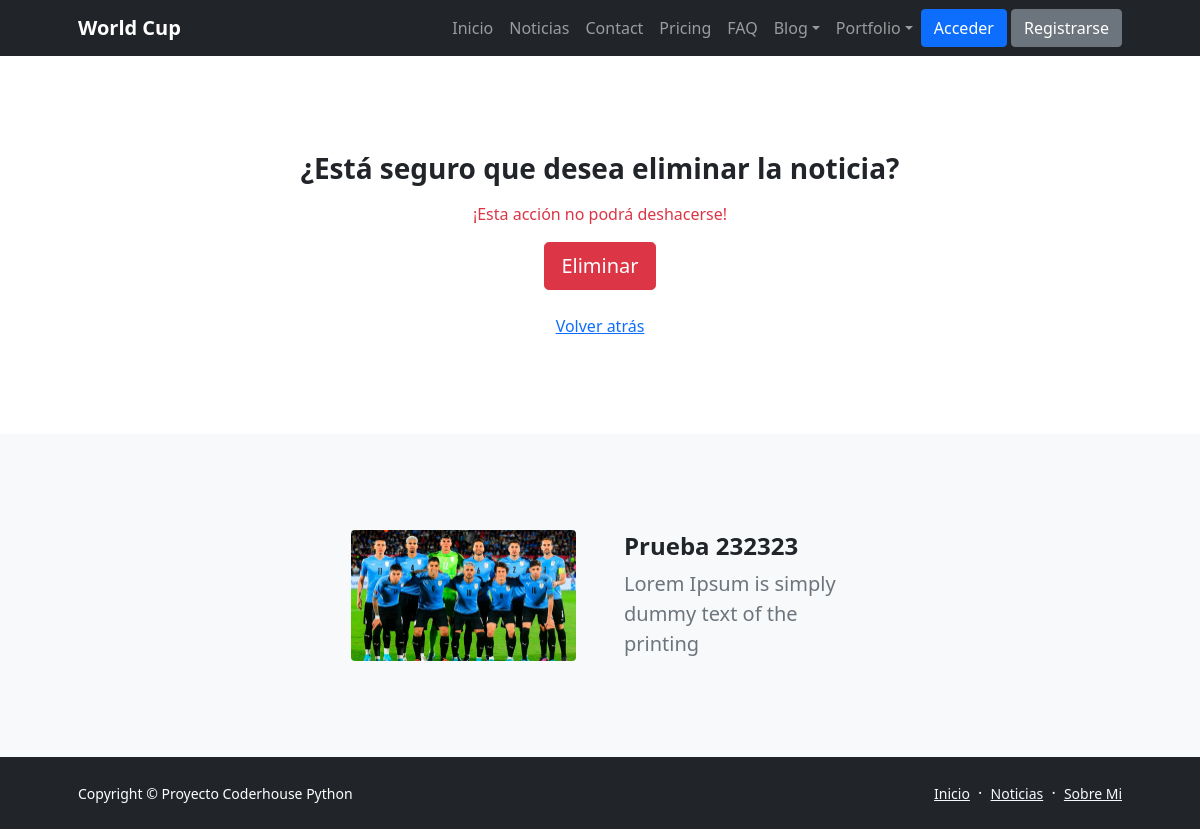
/eliminar-noticia/7, run on the app's committed database.
### noticias/models.py (models this page shows, shortened)
class Noticia(models.Model):
    titulo = models.CharField(max_length=200, verbose_name="Título")
    subtitulo = models.CharField(max_length=400, verbose_name="Subtítulo")
    contenido = RichTextField()
    imagen = models.ImageField(verbose_name="Imagen", upload_to="noticias")
    fecha = models.DateTimeField(verbose_name="Fecha", default=now)
    autor = models.ForeignKey(User, verbose_name="Autor", on_delete=models.CASCADE)
    class Meta:
        verbose_name = "noticia"
        verbose_name_plural = "noticias"
        ordering = ['-fecha']

### noticias/views.py (the view)
# urls.py: path('eliminar-noticia/<int:pk>', NoticiaDelete.as_view(), name="EliminarNoticia"),
class NoticiaDelete(DeleteView):
    model = Noticia
    template_name = 'eliminar-noticia.html'
    success_url = '/lista-noticias/'

### noticias/templates/eliminar-noticia.html (shortened to what this page needs)
{% extends 'base.html' %}
{% load static %}
{% block contenido %}
<header class="py-5">
    <div class="container px-5">
        <div class="row justify-content-center">
            <div class="col-lg-8 col-xxl-6">
                <div class="text-center my-5">
                    <h3 class="fw-bolder mb-3">¿Está seguro que desea eliminar la noticia?</h3>
                    <p class="text-danger">¡Esta acción no podrá deshacerse!</p>
                    <form method="POST">{% csrf_token %}
                        <input class="btn btn-danger btn-lg" type="submit" value="Eliminar">
                    </form>
                    <br>
                    <a href="{% url 'ListaNoticias' %}">Volver atrás</a>
                </div>
            </div>
        </div>
    </div>
</header>
<section class="py-5 bg-light" id="scroll-target">
    <div class="container px-5 my-5">
        <div class="row gx-5 align-items-center">
            <div class="col-lg-3"><img class="img-fluid rounded mb-5 mb-lg-0" src="{{noticia.imagen.url}}" alt="" /></div>
            <div class="col-lg-3">
                <h4 class="fw-bolder">{{noticia.titulo}}</h4>
                <p class="lead fw-normal text-muted mb-0">{{noticia.subtitulo}}</p>
            </div>
        </div>
    </div>
</section>
{% endblock contenido %}

### data on the page
Noticia: imagen (picture), titulo "Prueba 232323", subtitulo "Lorem Ipsum is simply dummy text of the printing"
